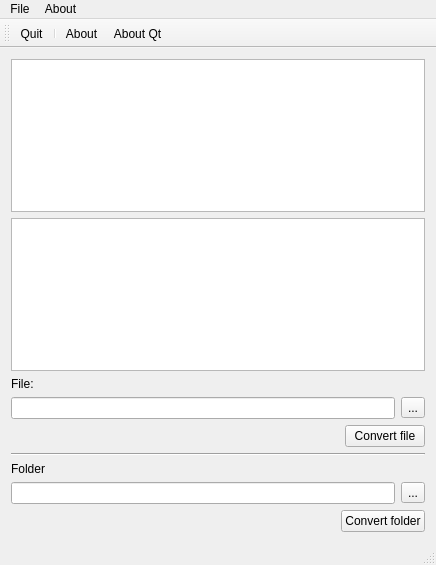
<?xml version="1.0" encoding="UTF-8"?>
<ui version="4.0">
 <class>QnnStructureCreator</class>
 <widget class="QMainWindow" name="QnnStructureCreator">
  <property name="geometry">
   <rect>
    <x>0</x>
    <y>0</y>
    <width>436</width>
    <height>565</height>
   </rect>
  </property>
  <property name="windowTitle">
   <string>QnnStructureCreator</string>
  </property>
  <widget class="QWidget" name="centralWidget">
   <layout class="QVBoxLayout" name="verticalLayout">
    <item>
     <widget class="QListView" name="listViewSimulation"/>
    </item>
    <item>
     <widget class="QListView" name="listView"/>
    </item>
    <item>
     <widget class="QLabel" name="label">
      <property name="text">
       <string>File:</string>
      </property>
     </widget>
    </item>
    <item>
     <layout class="QHBoxLayout" name="horizontalLayout_2">
      <item>
       <widget class="QLineEdit" name="file">
        <property name="readOnly">
         <bool>true</bool>
        </property>
       </widget>
      </item>
      <item>
       <widget class="QToolButton" name="fileSelectButton">
        <property name="text">
         <string>...</string>
        </property>
       </widget>
      </item>
     </layout>
    </item>
    <item>
     <layout class="QHBoxLayout" name="horizontalLayout_3">
      <item>
       <spacer name="horizontalSpacer">
        <property name="orientation">
         <enum>Qt::Horizontal</enum>
        </property>
        <property name="sizeHint" stdset="0">
         <size>
          <width>40</width>
          <height>20</height>
         </size>
        </property>
       </spacer>
      </item>
      <item>
       <widget class="QPushButton" name="fileButton">
        <property name="text">
         <string>Convert file</string>
        </property>
       </widget>
      </item>
     </layout>
    </item>
    <item>
     <widget class="Line" name="line">
      <property name="orientation">
       <enum>Qt::Horizontal</enum>
      </property>
     </widget>
    </item>
    <item>
     <widget class="QLabel" name="label_2">
      <property name="text">
       <string>Folder</string>
      </property>
     </widget>
    </item>
    <item>
     <layout class="QHBoxLayout" name="horizontalLayout">
      <item>
       <widget class="QLineEdit" name="folder">
        <property name="readOnly">
         <bool>true</bool>
        </property>
       </widget>
      </item>
      <item>
       <widget class="QToolButton" name="folderSelectButton">
        <property name="text">
         <string>...</string>
        </property>
       </widget>
      </item>
     </layout>
    </item>
    <item>
     <layout class="QHBoxLayout" name="horizontalLayout_4">
      <item>
       <spacer name="horizontalSpacer_2">
        <property name="orientation">
         <enum>Qt::Horizontal</enum>
        </property>
        <property name="sizeHint" stdset="0">
         <size>
          <width>40</width>
          <height>20</height>
         </size>
        </property>
       </spacer>
      </item>
      <item>
       <widget class="QPushButton" name="folderButton">
        <property name="text">
         <string>Convert folder</string>
        </property>
       </widget>
      </item>
     </layout>
    </item>
   </layout>
  </widget>
  <widget class="QMenuBar" name="menuBar">
   <property name="geometry">
    <rect>
     <x>0</x>
     <y>0</y>
     <width>436</width>
     <height>19</height>
    </rect>
   </property>
   <widget class="QMenu" name="menuFile">
    <property name="title">
     <string>File</string>
    </property>
    <addaction name="actionQuit"/>
   </widget>
   <widget class="QMenu" name="menuAbout">
    <property name="title">
     <string>About</string>
    </property>
    <addaction name="actionAbout"/>
    <addaction name="actionAbout_Qt"/>
   </widget>
   <addaction name="menuFile"/>
   <addaction name="menuAbout"/>
  </widget>
  <widget class="QToolBar" name="mainToolBar">
   <attribute name="toolBarArea">
    <enum>TopToolBarArea</enum>
   </attribute>
   <attribute name="toolBarBreak">
    <bool>false</bool>
   </attribute>
   <addaction name="actionQuit"/>
   <addaction name="separator"/>
   <addaction name="actionAbout"/>
   <addaction name="actionAbout_Qt"/>
  </widget>
  <widget class="QStatusBar" name="statusBar"/>
  <action name="actionQuit">
   <property name="text">
    <string>Quit</string>
   </property>
   <property name="shortcut">
    <string>Ctrl+Q</string>
   </property>
  </action>
  <action name="actionAbout">
   <property name="text">
    <string>About</string>
   </property>
  </action>
  <action name="actionAbout_Qt">
   <property name="text">
    <string>About Qt</string>
   </property>
  </action>
 </widget>
 <layoutdefault spacing="6" margin="11"/>
 <resources/>
 <connections/>
</ui>
